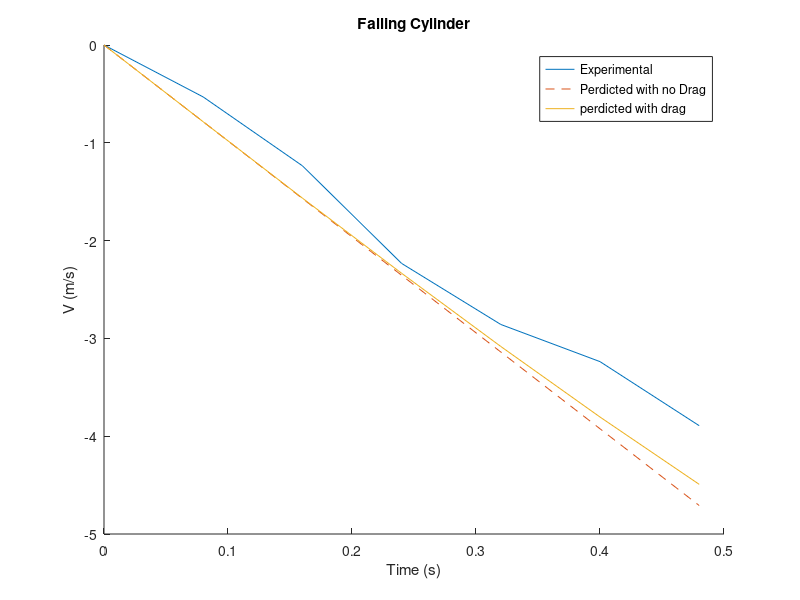
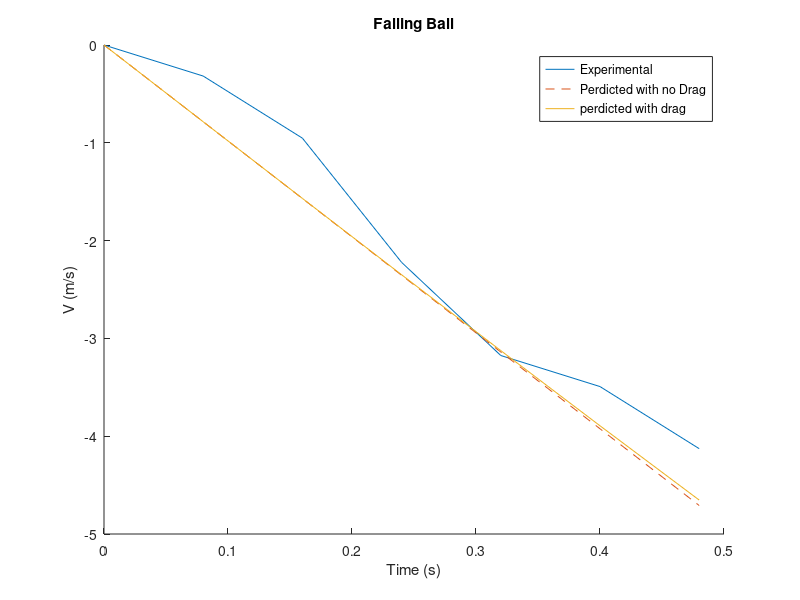

Recreate these plots in MATLAB, in order.
%% EMEC 303 HW3
%  Lance Nichols
%  Section-002
%  8/21/2020

%% Problem 1
vb_exp = [0,-0.3175,-0.9525,-2.2225,-3.175,-3.4925,-4.1275];
vc_exp = [0,-0.5312,-1.2351,-2.2332,-2.8575,-3.2375,-3.8925];

t_exp = [0,.08,.16,.24,.32,.40,.48];

%%% Analytic analysis
% Expected plot
Vin=@(t)t*-9.81;

% Cylinder Plot
figure(1); clf(1);
hold on
plot(t_exp,vc_exp);
plot(t_exp,Vin(t_exp),"--");
title('Falling Cylinder')
xlabel('Time (s)') 
ylabel('V (m/s)')
hold off
% Ball Plot
figure(2); clf(2);
hold on

plot(t_exp,vb_exp);
plot(t_exp,Vin(t_exp),"--");
title('Falling Ball')
xlabel('Time (s)') 
ylabel('V (m/s)')
hold off

%%% Numarical analysis
% Function
dvdt = @(V,CD,A,m)(0.5*1.225*V^2*CD*A)/m-9.81;

% Eulers Cylinder
h=.08;
v=0;
v1=zeros(1,7);
i = 2;
for t = 0:h:.40
    v = dvdt(v,0.82,0.003318,.02)*h+v;
    v1(i) = v;
    i = i+1;
end
figure(1);
hold on
plot(t_exp,v1);
legend("Experimental","Perdicted with no Drag","perdicted with drag");
hold off

% Eulers Sphere
h=.08;
v=0;
v2=zeros(1,7);
i = 2;
for t = 0:h:.40
    v = dvdt(v,0.41,0.003318,.04)*h+v;
    v2(i) = v;
    i = i+1;
end
figure(2);
hold on
plot(t_exp,v2);
legend("Experimental","Perdicted with no Drag","perdicted with drag");
hold off

%% Analysis and Write Up
% * (a) The experiment was completed using a ruler and my phone shooting at
% 25 fps The ruler wasn't in good focus aditionally paralax was not
% compencaded for and the computed veolocity could easily be introducing
% error.
% * (b) Done ✓
% * (c) Air resistance was ignored because an analytical solution may not be
% avalible for that complex of a diff eq. The Effect is that solution is
% linear.
% * (d) I used 0.08 second step size as it is two frames at 25 fps.
% * (e) Not much signifigance can be shown between the perdicted outcomes.
% Although the "with drag" solution is falling a little slower after .5
% seconds because the faster it falls the more drag it gets.
% * (f) Linear solutions are much simpler but at high velocites wind
% resistance matters and should be accounted for


